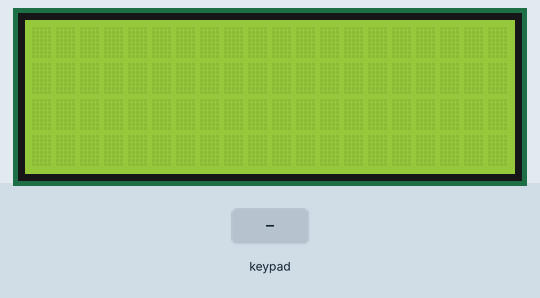
The sketch below on a simulated Arduino Uno, built with avr-gcc and run on an emulated ATmega328P. On the bench: 20×4 character LCD. The test bench sets the inputs (shaded band). What the sketch prints to the serial monitor is not drawn.

Above: at 1.2 s.
1.3 s: keypad keys 1 2 # pressed 0.4 s apart
At 2.6 s:
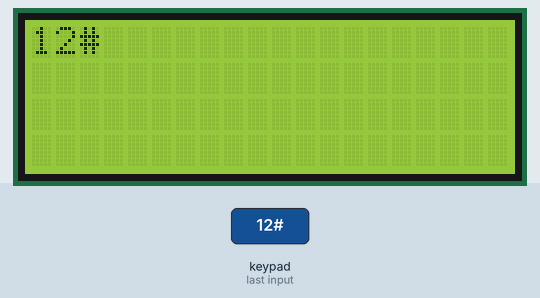
4.0 s: key 'A' pressed
At 4.3 s:
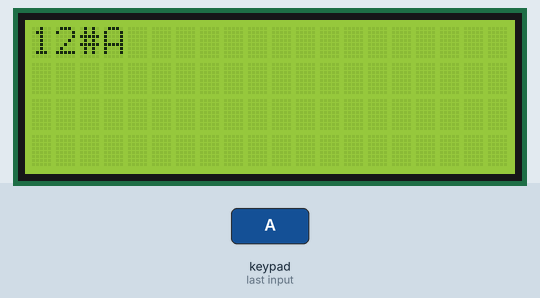
5.5 s: key 'B' pressed
At 6.6 s:
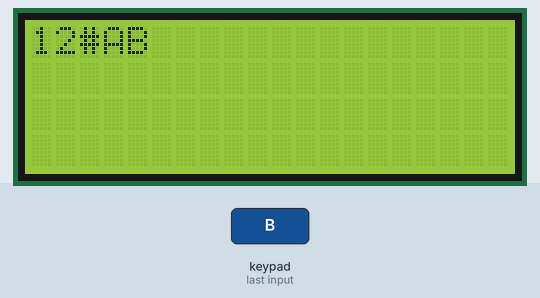
7.0 s: key 'U' pressed
8.5 s: key 'L' pressed
At 9.0 s:
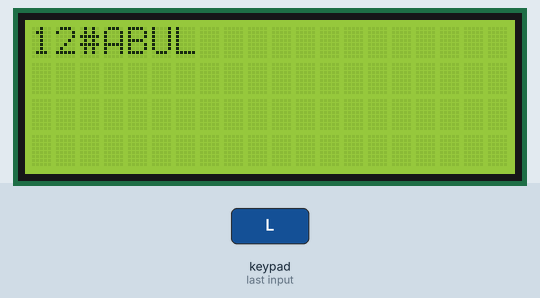
10.0 s: keypad keys 2 5 # pressed 0.4 s apart
At 11.7 s:
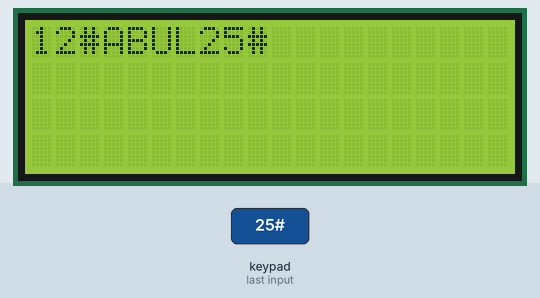
Timing chart, 0 to 13.2 s (numbered marks = the images above; inputs shaded):
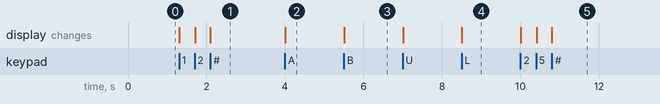

The sketch:

EVENTO_DEL_TECLADO_MATRICIAL_5X4.ino
```cpp
#include <LiquidCrystal_I2C.h>
#include <Keypad.h>

#define I2C_ADDR 0X27
#define BACKLIGHT_PIN 3

LiquidCrystal_I2C lcd(I2C_ADDR, BACKLIGHT_PIN, POSITIVE);

const byte row = 5;
const byte column = 4;

char matrix[row][column] = {
    {'A', 'B', '#', '*'},
    {'1', '2', '3', 'U'},
    {'4', '5', '6', 'L'},
    {'7', '8', '9', 'E'},
    {'<', '0', '>', 'S'}};

byte arrayColumn[column] = {2, 3, 4, 5};
byte arrayRow[row] = {10, 9, 8, 7, 6};
Keypad keypad = Keypad(makeKeymap(matrix), arrayRow, arrayColumn, row, column);

void setup()
{
  Serial.begin(9600);

  lcd.begin(20, 4);
  lcd.setBacklight(HIGH);
}

void loop()
{
  char key = keypad.getKey();

  if (key)
  {
    Serial.println(key);
    if (key != 'S')
      lcd.print(key);
  }
  if (key == '*')
  {
    lcd.clear();
  }
  else if (key == 'S')
  {
    lcd.print(" ");
  }
}
```

Measured:
- after the input at 1.3 s, the display: first changes at once (image 1 shows a later state)
- after the input at 4.0 s, the display: changes at once (image 2)
- after the input at 5.5 s, the display: changes at once (image 3)
- after the input at 8.5 s, the display: changes at once (image 4)
- after the input at 10.0 s, the display: first changes at once (image 5 shows a later state)
